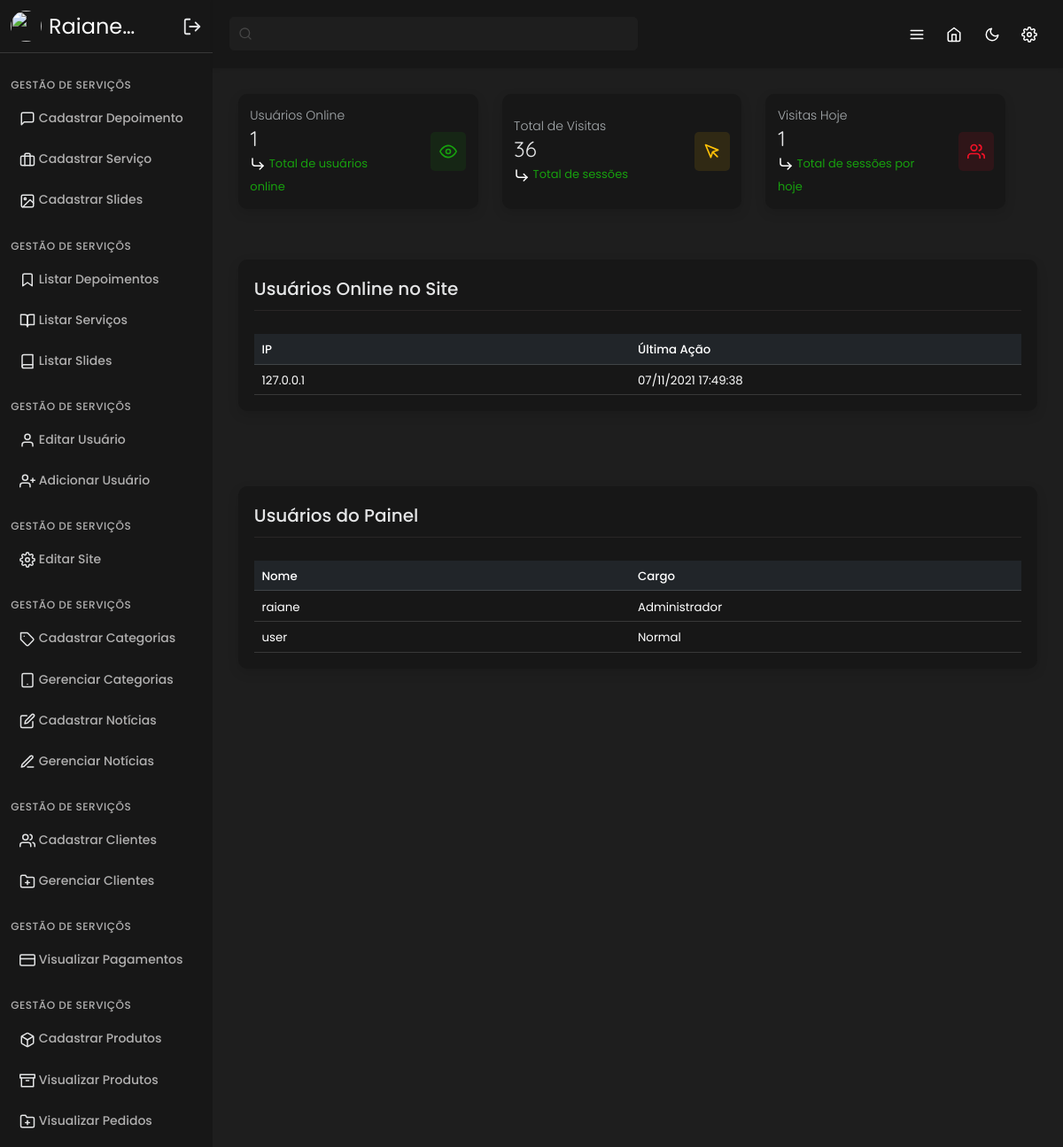
Screenshot of /painel/index.php (signed in) with the database file from the repository.
### classes/MySql.php (called while the page is built)
<?php
	class MySql{
		private static $pdo;
		public static function conectar(){
			if(self::$pdo == null){
				try{
				self::$pdo = new PDO('mysql:host='.HOST.';dbname='.DATABASE,USER,PASSWORD,array(PDO::MYSQL_ATTR_INIT_COMMAND => "SET NAMES utf8"));
				self::$pdo->setAttribute(PDO::ATTR_ERRMODE,PDO::ERRMODE_EXCEPTION);
				}catch(Exception $e){
					echo '<h2>Erro ao conectar</h2>';
				}
			}
			return self::$pdo;
		}
	}
?>

### painel/pages/home.php (the view, shortened to what this page needs)
<?php
	$usuariosOnline = Painel::listarUsuariosOnline();
	$pegarVisitasTotais = MySql::conectar()->prepare("SELECT * FROM `tb_admin.visitas`");
	$pegarVisitasTotais->execute();
	$pegarVisitasTotais = $pegarVisitasTotais->rowCount();
	$pegarVisitasHoje = MySql::conectar()->prepare("SELECT * FROM `tb_admin.visitas` WHERE dia = ?");
	$pegarVisitasHoje->execute(array(date('Y-m-d')));
	$pegarVisitasHoje = $pegarVisitasHoje->rowCount();
?>
<section class="metricas">
<div class="box-content">
		<div class="box-metricas">
			<div class="box-metrica-single">
				<div class="box">
					<h3>Usuários Online</h3>
					<p><?php echo count($usuariosOnline); ?></p>
					<span><i data-feather="corner-down-right"></i> Total de usuários online</span>
				</div>
				<div class="box-segundo">
					<span><i data-feather="eye"></i></span>
				</div>
			</div>
			<div class="box-metrica-single">
				<div class="box">
					<h3>Total de Visitas</h3>
					<p><?php echo $pegarVisitasTotais; ?></p>
					<span><i data-feather="corner-down-right"></i> Total de sessões</span>
				</div>
				<div class="box-segundo">
					<span><i data-feather="mouse-pointer"></i></span>
				</div>
			</div>
			<div class="box-metrica-single">
				<div class="box">
					<h3>Visitas Hoje</h3>
					<p><?php echo $pegarVisitasHoje; ?></p>
					<span><i data-feather="corner-down-right"></i> Total de sessões por hoje</span>
				</div>
				<div class="box-segundo">
					<span><i data-feather="users"></i></span>
				</div>
			</div>
		</div>
</div>
<div class="box-content">
<div class="box-interna">
<h2>Usuários Online no Site</h2>
	<div class="table-responsive">
		<div class="row">
			<div class="col">
				<span>IP</span>
			</div>
			<div class="col">
				<span>Última Ação</span>
			</div>
		</div>
		<?php
			foreach ($usuariosOnline as $key => $value) {
		?>
		<div class="row">
			<div class="col">
				<span><?php echo $value['ip'] ?></span>
			</div>
			<div class="col">
				<span><?php echo date('d/m/Y H:i:s',strtotime($value['ultima_acao'])) ?></span>
			</div>
		</div>
		<?php } ?>
	</div>
</div>
</div>
<div class="box-content">
<div class="box-interna">
<h2>Usuários do Painel</h2>
	<div class="table-responsive">
		<div class="row">
			<div class="col">
				<span>Nome</span>
			</div>
			<div class="col">
				<span>Cargo</span>
			</div>
		</div>
		<?php
			$usuariosPainel = MySql::conectar()->prepare("SELECT * FROM `tb_admin.usuarios`");
			$usuariosPainel->execute();
			$usuariosPainel = $usuariosPainel->fetchAll();
			foreach ($usuariosPainel as $key => $value) {
		?>
		<div class="row">
			<div class="col">
				<span><?php echo $value['user'] ?></span>
			</div>
			<div class="col">
				<span><?php echo pegaCargo($value['cargo']); ?></span>
			</div>
		</div>
		<?php } ?>
	</div>
</div>
</div>
</section>

### painel/css/style.css (style rules this page uses)
* { margin: 0; padding: 0; box-sizing: border-box; font-family: "Poppins","Quicksand", sans-serif; }
body { background-color:var(--fundo); max-width:100vw; margin:0 auto; }
html[data-theme='dark'] { --azul-claro:#3dd5f3; --fundo:#1e1e1e; --label:#fff; --svg-lista:#e4e5e6; --cinza:#5f535340; --aside:#171717; --preto-letra:#212529; --letra-lista:#ffffff; --preto-2:#454545; --letra-table:#fff; --svg-input:#fff; --svg-principais:#fff; --sidebar:#171717; --laranja:#ffcd39; --verde:#17a00e; --branco-acinzentado:#dee2e6; --vermelho:#f41127; --cinza-claro:#b0afaf; --letras-h2:#e4e5e6; --background-input:#1e1e1e; --fundo-input:#1e1e1e; --cinza-2:#b0afaf; --preto-acinzentado:#4C5258; --azul:#0d6efd; --cinza-letra:#b0afaf; --borda:#f1f1f126; --borda-table:#f1f1f126; --logomarca:#ffffff; --letra-submit:#ffffff; }
:root { --azul-claro:#3dd5f3; --fundo:#f4f4f4; --cinza:#5f535340; --aside:#171717; --svg-principais:#252323; --cinza-2:#9ea4aa; --preto-letra:#212529; --background-input:#f6f5f5; --sidebar:#ffffff; --laranja:#ffcd39; --preto-2:#454545; --verde:#17a00e; --vermelho:#f41127; --azul:#0d6efd; --branco-acinzentado:#dee2e6; --cinza-claro:#6c757d; --preto-acinzentado:#4C5258; --letras-h2:#32393f; --cinza-letra:#b0afaf; --borda:#ffffff1a; }
h2 { color:var(--aside); font-size: 1.2rem; font-weight: 500; margin-bottom:3%; }
.box-content h2:after { content:''; width:100%; position: relative; display: block; height: 1px; margin-top:1%; background-color: var(--cinza); }
h3 { color:var(--preto-claro); font-weight:500; font-size:1rem; }
p { color:var(--cinza-claro); font-weight: 400; font-size:14px; }
span { font-size: .83333rem; }
div.box-interna { background-color: var(--sidebar); border-radius: 10px; box-shadow: 0 0.3rem 0.8rem #0000001f; padding:2%; margin-bottom:3%; }
svg { color:var(--svg-principais); width:18px; vertical-align: middle; }
.box-content { padding:3%; }
div.box-metricas { display: grid; grid-template-columns: 30% 30% 30%; grid-gap:3%; }
div.box-metrica-single { background-color:var(--sidebar); padding:5%; border-radius: 10px; box-shadow: 0 0.3rem 0.8rem #0000001f; }
div.box-metrica-single h3 { color:#a8adb0; font-size: 14px; font-weight:300; }
div.box-metrica-single p { font-size: 1.5rem; color:var(--letras-h2); font-weight: 400; font-family: "Quicksand"; }
div.box-metrica-single span { color:var(--verde); font-size: 13px; }
div.box-metrica-single div.box-segundo span { padding:10px; border-radius:5px; float:right; }
div.box-metrica-single div.box-segundo svg { width:20px; }
div.box-metrica-single:nth-of-type(1) div.box-segundo span { background-color:#17a00e1c; }
div.box-metrica-single:nth-of-type(2) div.box-segundo span { background-color:#ffc1071c; }
div.box-metrica-single:nth-of-type(3) div.box-segundo span { background-color:#f411271c; }
div.box-metrica-single div.box-segundo svg.feather.feather-eye { color:#17a00e; }
div.box-metrica-single div.box-segundo svg.feather.feather-mouse-pointer { color:#ffc107; }
div.box-metrica-single div.box-segundo svg.feather.feather-users { color:#f41127; }
div.box-metrica-single { display: grid; grid-template-columns: 70% 30%; vertical-align: middle; align-items: center; }
.box-content h2 { color:var(--letras-h2); font-size:1.25rem; font-family:"Poppins"; }
.box-content div.table-responsive .row { display: grid; grid-template-columns: 50% 50%; padding: .5% 1%; border-bottom:1px solid var(--borda-table); }
.box-content div.table-responsive .row:nth-of-type(1) { background-color:var(--preto-letra); }
.box-content div.table-responsive .row:nth-of-type(1) .col span { color:var(--letra-table); font-weight: 500; font-family:"Poppins"; }
.box-content div.table-responsive .row .col span { color:var(--letra-table); }

### rows the page displays
tb_admin.online: ip "127.0.0.1", ultima_acao "07/11/2021 17:49:38"
tb_admin.usuarios: user "raiane", cargo "Administrador"
tb_admin.usuarios: user "user", cargo "Normal"

### other values shown
count($usuariosOnline) "1"
$pegarVisitasTotais "36"
$pegarVisitasHoje "1"
